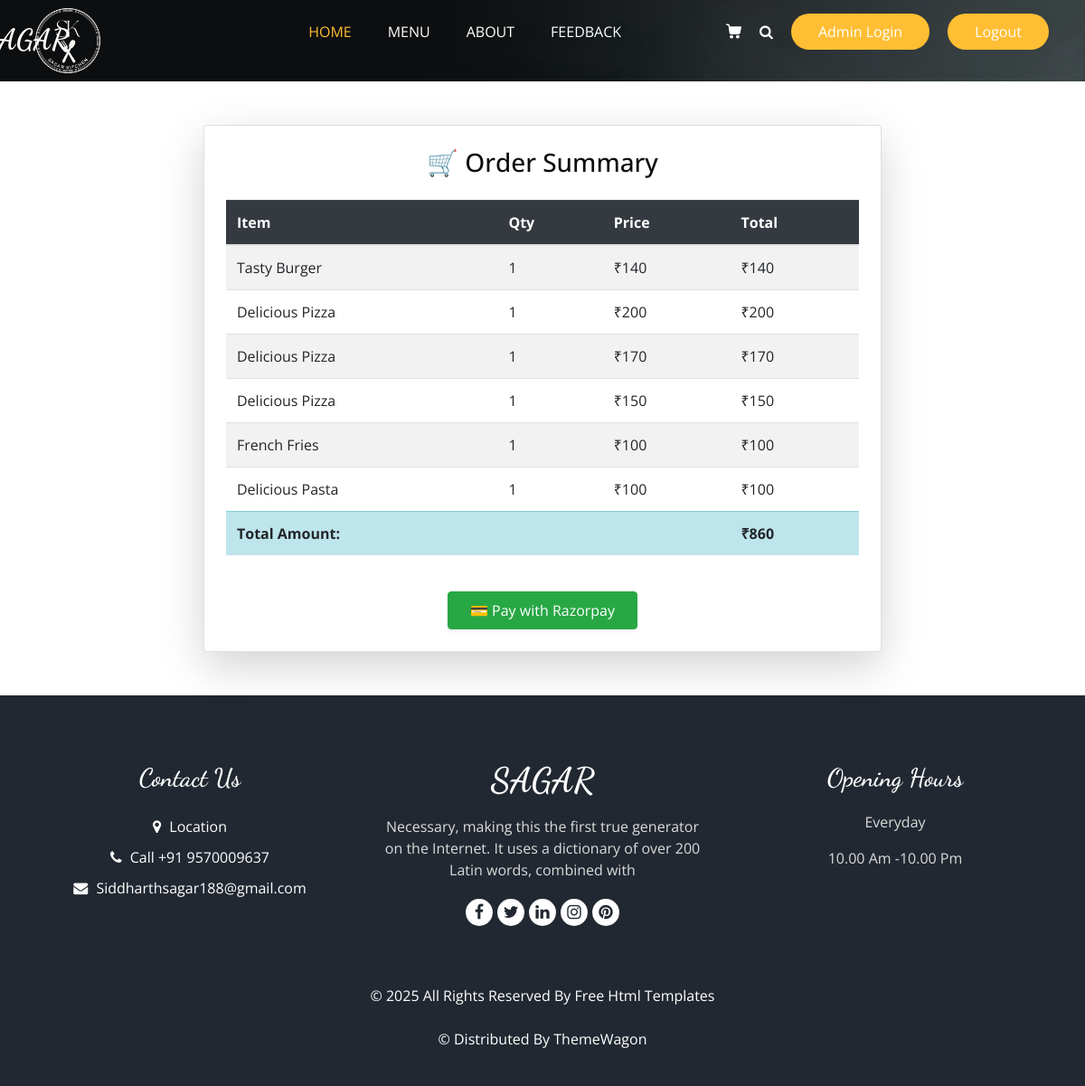
The app's page /payment/ (signed in) with its own data.
### Base_App/models.py (models this page shows, shortened)
class CartItem(models.Model):
    user = models.ForeignKey(User, on_delete=models.CASCADE, null=True, blank=True)
    product = models.ForeignKey(Items, on_delete=models.CASCADE)
    quantity = models.PositiveIntegerField(default=1)
    def get_total(self):
        return self.quantity * self.product.price

class Items(models.Model):
        Item_name = models.CharField(max_length=15)
        description = models.TextField(blank=False)
        price = models.IntegerField()
        Category = models.ForeignKey(ItemList, related_name= 'Name', on_delete=models.CASCADE)
        Image = models.ImageField(upload_to='items/', default='default.jpg')

### Base_App/views.py (the view)
# urls.py: path('payment/', paymentView, name='payment'),
@login_required
def paymentView(request):
    cart_items = CartItem.objects.filter(user=request.user)
    total_amount = sum(item.get_total() for item in cart_items)
    total_amount_paise = total_amount * 100  # Razorpay needs amount in paisa
    client = razorpay.Client(auth=(settings.RAZORPAY_KEY_ID, settings.RAZORPAY_KEY_SECRET))
    payment = client.order.create({
        "amount": total_amount_paise,
        "currency": "INR",
        "payment_capture": "1"
    })
    context = {
        'cart_items': cart_items,
        'total_amount': total_amount,
        'razorpay_key_id': settings.RAZORPAY_KEY_ID,
        'razorpay_order_id': payment['id'],
    }
    return render(request, 'payment.html', context)

### template/payment.html (shortened to what this page needs)
{% extends "base.html" %}
{% load static %}
{% block class %}class="sub_page"{% endblock class %}
{% block main %}
<div class="container my-5">
  <div class="row justify-content-center">
    <div class="col-md-8">
      <div class="card shadow-lg p-4">
        <h3 class="text-center mb-4">🛒 Order Summary</h3>
        {% if cart_items %}
          <table class="table table-striped">
            <thead class="table-dark">
              <tr>
                <th>Item</th>
                <th>Qty</th>
                <th>Price</th>
                <th>Total</th>
              </tr>
            </thead>
            <tbody>
              {% for item in cart_items %}
              <tr>
                <td>{{ item.product.Item_name }}</td>
                <td>{{ item.quantity }}</td>
                <td>₹{{ item.product.price }}</td>
                <td>₹{{ item.get_total }}</td>
              </tr>
              {% endfor %}
              <tr class="table-info">
                <td colspan="3" class="text-end"><strong>Total Amount:</strong></td>
                <td><strong>₹{{ total_amount }}</strong></td>
              </tr>
            </tbody>
          </table>
          <div class="text-center mt-4">
            <button id="rzp-button" class="btn btn-success px-4 py-2 fs-5 shadow-sm">💳 Pay with Razorpay</button>
          </div>
        {% else %}
          <p class="text-center">Your cart is empty. <a href="{% url 'menu' %}">Go back to menu.</a></p>
        {% endif %}
      </div>
    </div>
  </div>
</div>
{% endblock %}

### static/css/style.css (style rules this page uses)
body { font-family: "Open Sans", sans-serif; color: #0c0c0c; background-color: #ffffff; overflow-x: hidden; }
.btn, .btn:focus { outline: none !important; -webkit-box-shadow: none; box-shadow: none; }

### static/css/responsive.css (style rules this page uses)
@media (min-width: 1200px) { .container { max-width: 1170px; } }

### records on screen
CartItem: product.Item_name "Tasty Burger", quantity "1", product.price "140", get_total "140"
CartItem: product.Item_name "Delicious Pizza", quantity "1", product.price "200", get_total "200"
CartItem: product.Item_name "Delicious Pizza", quantity "1", product.price "170", get_total "170"
CartItem: product.Item_name "Delicious Pizza", quantity "1", product.price "150", get_total "150"
CartItem: product.Item_name "French Fries", quantity "1", product.price "100", get_total "100"
CartItem: product.Item_name "Delicious Pasta", quantity "1", product.price "100", get_total "100"

### other values on screen
{{ total_amount }} "860"
